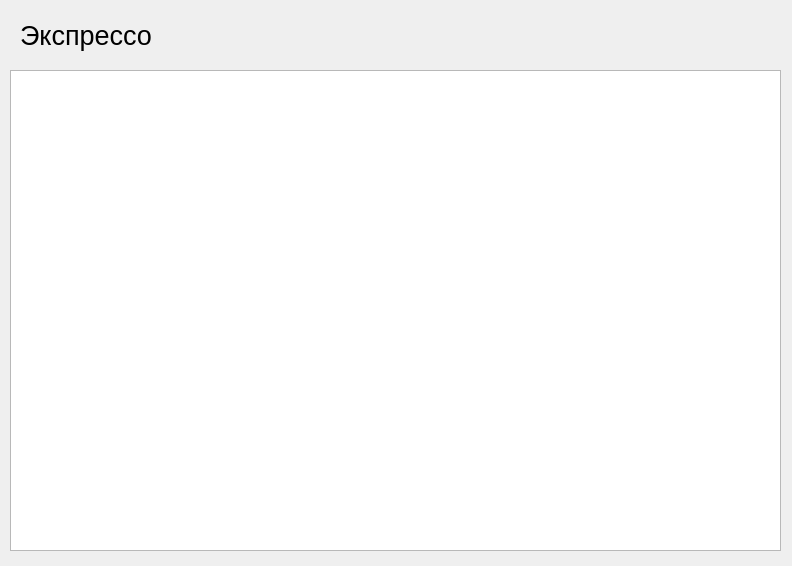
<?xml version="1.0" encoding="UTF-8"?>
<ui version="4.0">
 <class>main</class>
 <widget class="QWidget" name="main">
  <property name="geometry">
   <rect>
    <x>0</x>
    <y>0</y>
    <width>792</width>
    <height>566</height>
   </rect>
  </property>
  <property name="windowTitle">
   <string>Form</string>
  </property>
  <widget class="QLabel" name="label">
   <property name="geometry">
    <rect>
     <x>20</x>
     <y>20</y>
     <width>131</width>
     <height>31</height>
    </rect>
   </property>
   <property name="font">
    <font>
     <pointsize>20</pointsize>
    </font>
   </property>
   <property name="text">
    <string>Экспрессо</string>
   </property>
  </widget>
  <widget class="QTableWidget" name="tableWidget">
   <property name="geometry">
    <rect>
     <x>10</x>
     <y>70</y>
     <width>771</width>
     <height>481</height>
    </rect>
   </property>
  </widget>
 </widget>
 <resources/>
 <connections/>
</ui>
